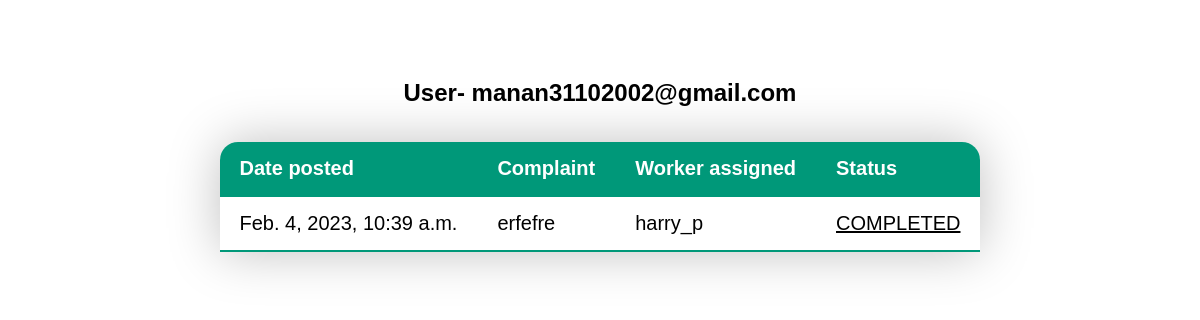
Screenshot of /history/ (signed in) with the database file from the repository.
### user/models.py (models this page shows, shortened)
class CustomUser(AbstractUser):
    email = models.EmailField(verbose_name="Email", null=True, unique=True, max_length=100)
    USERNAME_FIELD = "email" # make the user log in with the email
    REQUIRED_FIELDS = ["username"]
    objects = CustomUserManager()

class WorkerProfile(models.Model):
    worker =models.OneToOneField(UserProfile, null =True, on_delete=models.SET_NULL)
    profession = models.CharField(max_length=100, default=None)
    biodata = models.TextField(default = None)
    no_of_jobs = models.IntegerField(default=0)

class UserProfile(models.Model):
    user = models.OneToOneField(CustomUser,null =True, on_delete=models.SET_NULL)
    image=models.ImageField(default='default.jpg',upload_to='profile_pics')  #images will get saved in directory called profile_pics
    phone_no= models.CharField(default='0000',max_length=50)
    address = models.TextField(default = '0000')

### home/models.py (models this page shows, shortened)
class TaskHistory(models.Model):
     title = models.CharField(max_length=100)
     complaint = models.TextField() #unrestricted text
     date_posted=models.DateTimeField(default=timezone.now)#(auto_now=True)#updated date post everytime post is updated
     assignedby = models.ForeignKey(UserProfile, on_delete=models.CASCADE)  #IF USER IS DELETED POSTS ARE DELETED
     assigned=models.ForeignKey(WorkerProfile,on_delete=models.CASCADE,null =True,default=None)
     profession=models.CharField(max_length=100)
     status=models.CharField(default = "PENDING", max_length = 50)
     Comments = models.TextField(blank=True,default = None)

### home/views.py (the view)
# urls.py: path('history/', displayhistory, name = 'history'),
@login_required
def displayhistory(request):
    if request.user.is_authenticated:
        user1=request.user
        c=CustomUser.objects.get(email=user1)
        u=UserProfile.objects.get(user=c)
        tasks = TaskHistory.objects.filter(assignedby = u)
        context = {
            'tasks' : tasks,
            'request.user' : request.user
            }
    return render(request, 'home/displayhistory.html',context)

### home/templates/home/displayhistory.html (shortened to what this page needs)
<!DOCTYPE html>
<html lang="en">
<head>
</head>
<body>
    <div>
        <h2 class="account-heading center">User- {{ request.user }}</h2>
        <table class="content-table">
            <thead>
                <tr>
                    <th>Date posted</th>
                    <th>Complaint</th>
                    <th>Worker assigned</th>
                    <th>Status</th>
                </tr>
            </thead>
            <tbody>
                {% for task in tasks %}
                <tr>
                    <td><a href="{% url 'detailed_task' pk=task.id %}">{{ task.date_posted }}</a></td>
                    <td><a href="{% url 'detailed_task' pk=task.id %}">{{ task.complaint }}</a></td>
                    <td><a href="{% url 'detailed_task' pk=task.id %}">{{ task.assigned.worker.user.username}}</a></td>
                    <td class="underline"><a href="{% url 'detailed_task' pk=task.id %}">{{ task.status }}</a></td>
                </tr>
                {% endfor %}
            </tbody>
        </table>
    </div>
</body>
</html>

### home/templates/home/displayhistory.html (style rules this page uses)
* { font-family: sans-serif; }
body { display: flex; justify-content: center; align-items: center; }
.center { text-align: center; margin-bottom: 35px; }
body div { margin: 51px; }
.content-table { border-collapse: collapse; margin: 25px; font-size: 20px; min-width: 500px; border-radius: 18px 18px 0 0; overflow: hidden; box-shadow: 0 0 51px rgb(0 0 0 / 25%) }
.content-table thead tr { text-align: left; background-color: #009879; color: white; }
.content-table th, .content-table td { padding: 15px 20px; }
.content-table tbody tr { border-bottom: 1px solid gray; }
.content-table tr:last-of-type { border-bottom: 2px solid #009879; }
.content-table tbody td a { text-decoration: none; cursor: pointer; color: black; }
.underline { text-decoration: underline; }

### rows the page displays
CustomUser: user "manan31102002@gmail.com"
TaskHistory: date_posted "Feb. 4, 2023, 10:39 a.m.", complaint "erfefre", assigned.worker.user.username "harry_p", status "COMPLETED"
